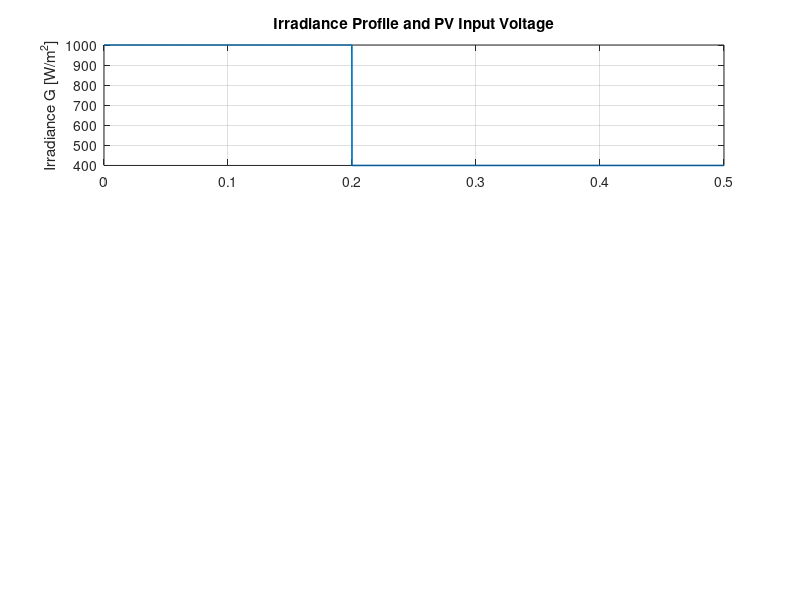

Write MATLAB code to recreate this figure. (Note: this script raises an error after producing the figure.)
%% 1. Simulation and plant parameters
Tsim   = 0.5;          % total simulation time [s]
Ts     = 1e-4;         % simulation step [s]
t      = 0:Ts:Tsim;    % time vector
N      = numel(t);

Vref   = 50;           % desired output voltage [V]

% Boost converter (averaged model) parameters
L      = 1e-3;         % inductance [H]
C      = 1e-3;         % output capacitance [F]
Rload  = 25;           % load resistance [ohm]

% Duty cycle limits
Dmin   = 0.05;
Dmax   = 0.9;

%% 2. Irradiance profile and PV input voltage model
% Two irradiance levels: high (G1) and low (G2)
G1 = 1000;   % W/m^2
G2 = 400;    % W/m^2

% Step change in irradiance at t_step
t_step = 0.2;  % [s]
G = G1*ones(1,N);
G(t >= t_step) = G2;

% Map irradiance to PV voltage range [20, 40] V
Vpv_min = 20; Vpv_max = 40;
G_min   = G2; G_max   = G1;
Vpv = Vpv_min + (G - G_min)./(G_max - G_min) * (Vpv_max - Vpv_min);
Vpv = max(Vpv_min, min(Vpv_max, Vpv));   % saturation

%% 3. Neural network controller definition (online adaptive)
% Network: 2 inputs (error, Vpv), 1 hidden layer (Nh neurons), 1 output (duty)
Nh = 6;

% Weight initialization
rng(1);
W1 = 0.1*randn(Nh,2);     % input -> hidden
b1 = zeros(Nh,1);
W2 = 0.1*randn(1,Nh);     % hidden -> output
b2 = 0;

eta = 5e-3;               % learning rate

% Activation functions
tanh_act  = @(x) tanh(x);
dtanh_act = @(x) 1 - tanh(x).^2;
sigm      = @(x) 1./(1+exp(-x));
dsigm     = @(x) sigm(x).*(1-sigm(x));

%% 4. Preallocate state and logging variables
iL   = zeros(1,N);   % inductor current
Vo   = zeros(1,N);   % output voltage
D    = zeros(1,N);   % duty cycle
e    = zeros(1,N);   % voltage error

% Initial conditions
iL(1) = 0;
Vo(1) = 30;          % start below reference

%% 5. Main simulation loop (averaged boost + online NN training)
for k = 1:N-1
    % --- Controller inputs ---
    e(k)    = Vref - Vo(k);      % voltage error
    x_in    = [e(k); Vpv(k)];    % 2x1
    
    % --- Forward pass through NN ---
    net1    = W1*x_in + b1;      % Nhx1
    a1      = tanh_act(net1);    % hidden layer
    net2    = W2*a1 + b2;        % scalar
    u_raw   = sigm(net2);        % (0,1)
    
    % Map to duty cycle range
    D(k)    = Dmin + (Dmax - Dmin)*u_raw;
    
    % --- Boost converter averaged model (Euler integration) ---
    % diL/dt = (Vpv - (1-D)*Vo)/L
    diL     = (Vpv(k) - (1 - D(k))*Vo(k))/L;
    % dVo/dt = ((1-D)*iL - Vo/R)/C
    dVo     = ((1 - D(k))*iL(k) - Vo(k)/Rload)/C;
    
    iL(k+1) = iL(k) + Ts*diL;
    Vo(k+1) = Vo(k) + Ts*dVo;
    
    % --- Online weight update (gradient descent on 0.5*e^2) ---
    % Recompute forward pass with current states for gradient (same as above)
    e_k     = Vref - Vo(k+1);    % use next-step error for adaptation
    x_in    = [e_k; Vpv(k)];     % 2x1
    net1    = W1*x_in + b1;
    a1      = tanh_act(net1);
    net2    = W2*a1 + b2;
    u_raw   = sigm(net2);
    
    % Sensitivity of loss wrt net2
    dJ_du   = -(Vref - Vo(k+1));   % d(0.5*e^2)/de * de/du, approximate de/du ≈ -1
    du_dnet2 = dsigm(net2);
    dJ_dnet2 = dJ_du * du_dnet2;
    
    % Gradients for W2, b2
    dJ_dW2  = dJ_dnet2 * a1';
    dJ_db2  = dJ_dnet2;
    
    % Backprop to hidden layer
    dnet2_da1 = W2';
    dJ_da1    = dnet2_da1 * dJ_dnet2;          % Nhx1
    da1_dnet1 = dtanh_act(net1);              % Nhx1
    dJ_dnet1  = dJ_da1 .* da1_dnet1;          % Nhx1
    
    % Gradients for W1, b1
    dJ_dW1    = dJ_dnet1 * x_in';             % Nhx2
    dJ_db1    = dJ_dnet1;
    
    % Weight update
    W2 = W2 - eta*dJ_dW2;
    b2 = b2 - eta*dJ_db2;
    W1 = W1 - eta*dJ_dW1;
    b1 = b1 - eta*dJ_db1;
end

% Last sample error and duty
e(end) = Vref - Vo(end);
D(end) = D(end-1);

%% 6. Plots

figure;
subplot(3,1,1);
plot(t, G, 'LineWidth',1.2);
ylabel('Irradiance G [W/m^2]');
grid on;
title('Irradiance Profile and PV Input Voltage');

yyaxis right;
plot(t, Vpv, 'LineWidth',1.2);
ylabel('V_{pv} [V]');

subplot(3,1,2);
plot(t, Vo, 'LineWidth',1.2);
hold on; yline(Vref,'r--','LineWidth',1.2);
ylabel('V_o [V]');
grid on;
title('Output Voltage Regulation');

subplot(3,1,3);
plot(t, D, 'LineWidth',1.2);
ylabel('Duty cycle D');
xlabel('Time [s]');
grid on;
title('Neural Network Controller Output');

figure;
subplot(2,1,1);
plot(t, iL, 'LineWidth',1.2);
ylabel('i_L [A]');
grid on;
title('Inductor Current');

subplot(2,1,2);
plot(t, e, 'LineWidth',1.2);
ylabel('Voltage error e [V]');
xlabel('Time [s]');
grid on;
title('Control Error vs Time');
